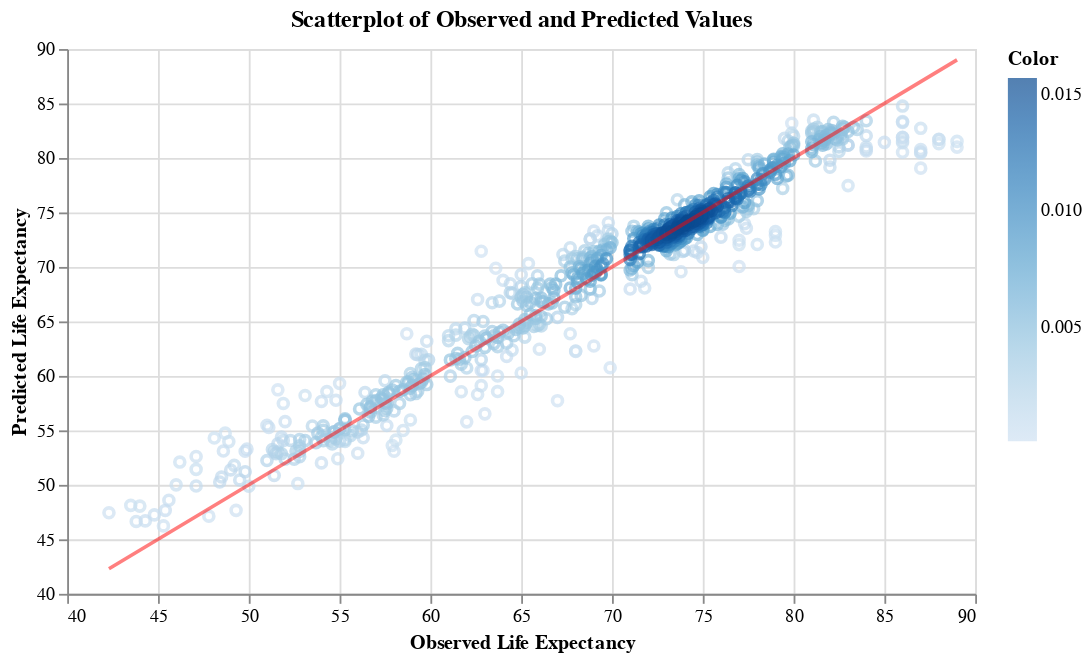

Here is the notebook cell this chart was saved with:
### Markdown cell above
***Visuualize Results***

### Code cell
# create graph
visualize(rf_pred)

### Figure 1 — Vega-Lite specification as saved in the notebook (floating-point values rounded to 4 significant figures; data arrays with more than 128 entries replaced by an {"elided": "..."} marker saying what was removed)
{"config": {"view": {"continuousWidth": 400, "continuousHeight": 300}}, "layer": [{"data": {"name": "data-ff4bfa70898ce793a4ee9973597afea6"}, "mark": "point", "encoding": {"color": {"type": "quantitative", "field": "Color", "scale": {"scheme": "blues"}}, "x": {"type": "quantitative", "field": "Observed", "scale": {"zero": false}}, "y": {"type": "quantitative", "field": "Predicted", "scale": {"zero": false}}}, "title": "Scatterplot of Observed and Predicted Values"}, {"data": {"name": "data-64b414a86a31beb6666686d928dbf5e3"}, "mark": {"type": "line", "color": "red", "opacity": 0.5}, "encoding": {"x": {"type": "quantitative", "field": "x", "scale": {"zero": false}, "title": "Observed Life Expectancy"}, "y": {"type": "quantitative", "field": "y", "scale": {"zero": false}, "title": "Predicted Life Expectancy"}}}], "height": 300, "width": 500, "$schema": "https://vega.github.io/schema/vega-lite/v4.8.1.json", "datasets": {"data-ff4bfa70898ce793a4ee9973597afea6": {"elided": "734 records"}, "data-64b414a86a31beb6666686d928dbf5e3": [{"x": 42.3, "y": 42.3}, {"x": 53.97, "y": 53.97}, {"x": 65.65, "y": 65.65}, {"x": 77.33, "y": 77.33}, {"x": 89.0, "y": 89.0}]}}
